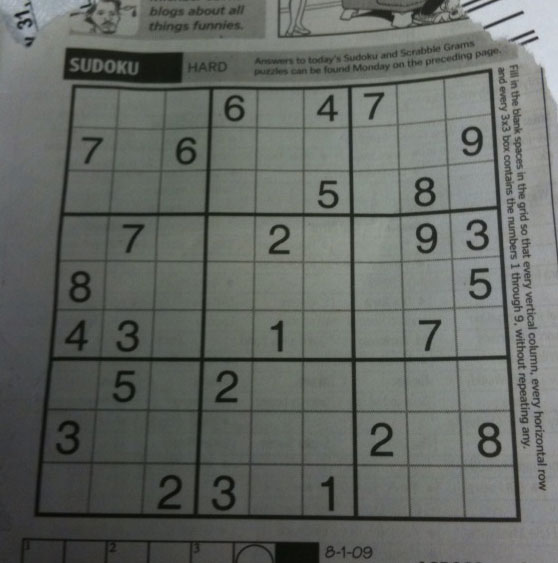
#> input picture _img/sudoku.png, 558 x 563 px
$ python adaptiveThreshold.py
#> lines starting #> are read from the running program, lines starting #| are printed output that depends on the picture; after the words box and inside, x2 and y2 are one past the last pixel; in counts of white or black regions, pixels touching at a corner belong together
#!/usr/bin/python3
# Muthanna Alwahash
# Feb 2024


import cv2 as cv

# Read image in black/white format
bw_img = cv.imread('../_img/sudoku.png', 0)
#> bw_img: shape (563, 558); min 7, max 218, mean 101.8
height, width = bw_img.shape[0:2]
#> height = 563; width = 558

# Threshold values to be used
threshMax = 255
adaptiveMethod = cv.ADAPTIVE_THRESH_GAUSSIAN_C
thresholdType = cv.THRESH_BINARY
blockSize = 251
C = 1

# Do Binary threshold cv function (fast process)
bin_img = cv.adaptiveThreshold(bw_img, threshMax, adaptiveMethod, thresholdType, blockSize, C)
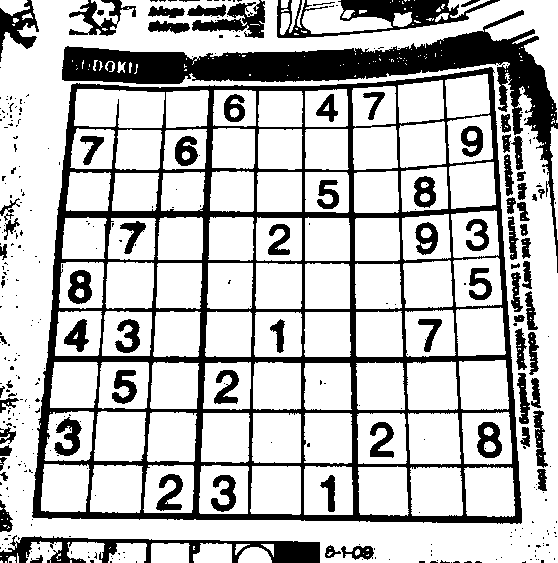
#> bin_img: shape (563, 558); 74.1% white; 362 black regions (279 under 20 px), largest, box (x1, y1, x2, y2) and area: (32, 67, 522, 524) 36238, (62, 10, 558, 273) 16871, (0, 535, 320, 563) 3348

# Show Results
cv.imshow("Org. Image",bw_img)
cv.imshow("Binary Thr.",bin_img)

# Wait for a key-press to exit
cv.waitKey(0)
cv.destroyAllWindows()

$ run again, with _img/fuzzy.png copied over _img/sudoku.png
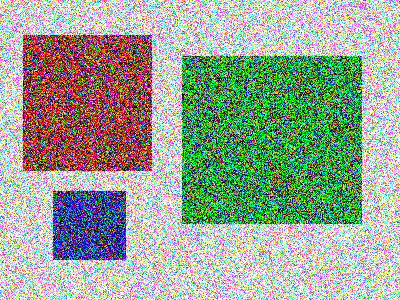
#> input picture _img/fuzzy.png, 400 x 300 px
#> `bw_img = cv.imread('../_img/sudoku.png', 0)`:
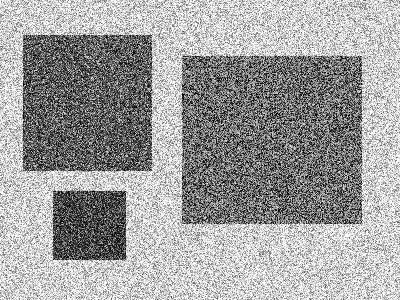
#> bw_img: shape (300, 400); min 0, max 255, mean 159.1
#> `bin_img = cv.adaptiveThreshold(bw_img, threshMax, adaptiveMethod, thre..`:
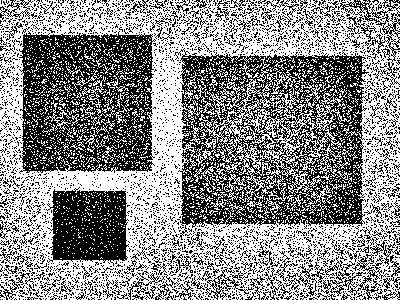
#> bin_img: shape (300, 400); 54.1% white; black in thin lines or dots

$ run again, with _img/love.png copied over _img/sudoku.png
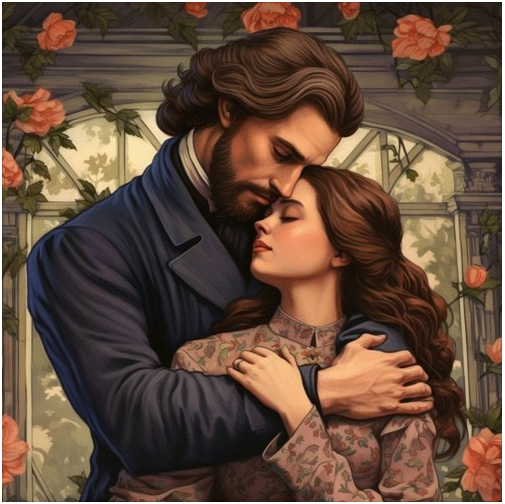
#> input picture _img/love.png, 505 x 504 px
#> `bw_img = cv.imread('../_img/sudoku.png', 0)`:
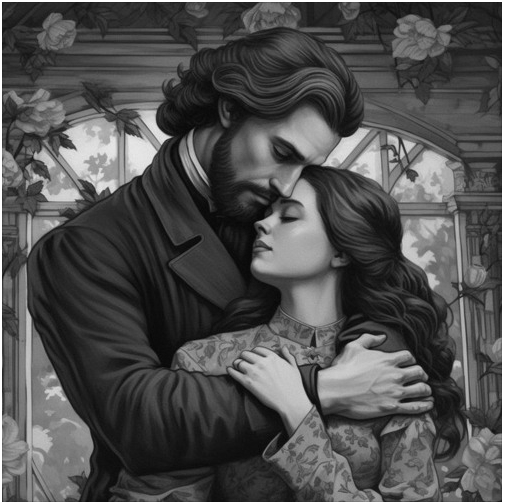
#> bw_img: shape (504, 505); min 4, max 255, mean 80.2
#> `bin_img = cv.adaptiveThreshold(bw_img, threshMax, adaptiveMethod, thre..`:
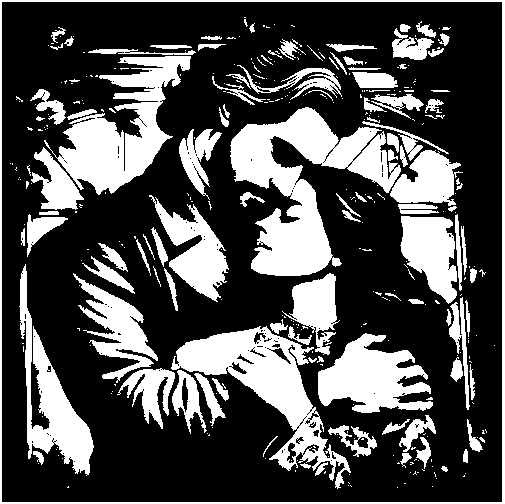
#> bin_img: shape (504, 505); 30.9% white; 367 white regions (262 under 20 px), largest, box (x1, y1, x2, y2) and area: (230, 107, 401, 276) 12335, (171, 326, 351, 489) 8306, (44, 56, 191, 195) 8094
